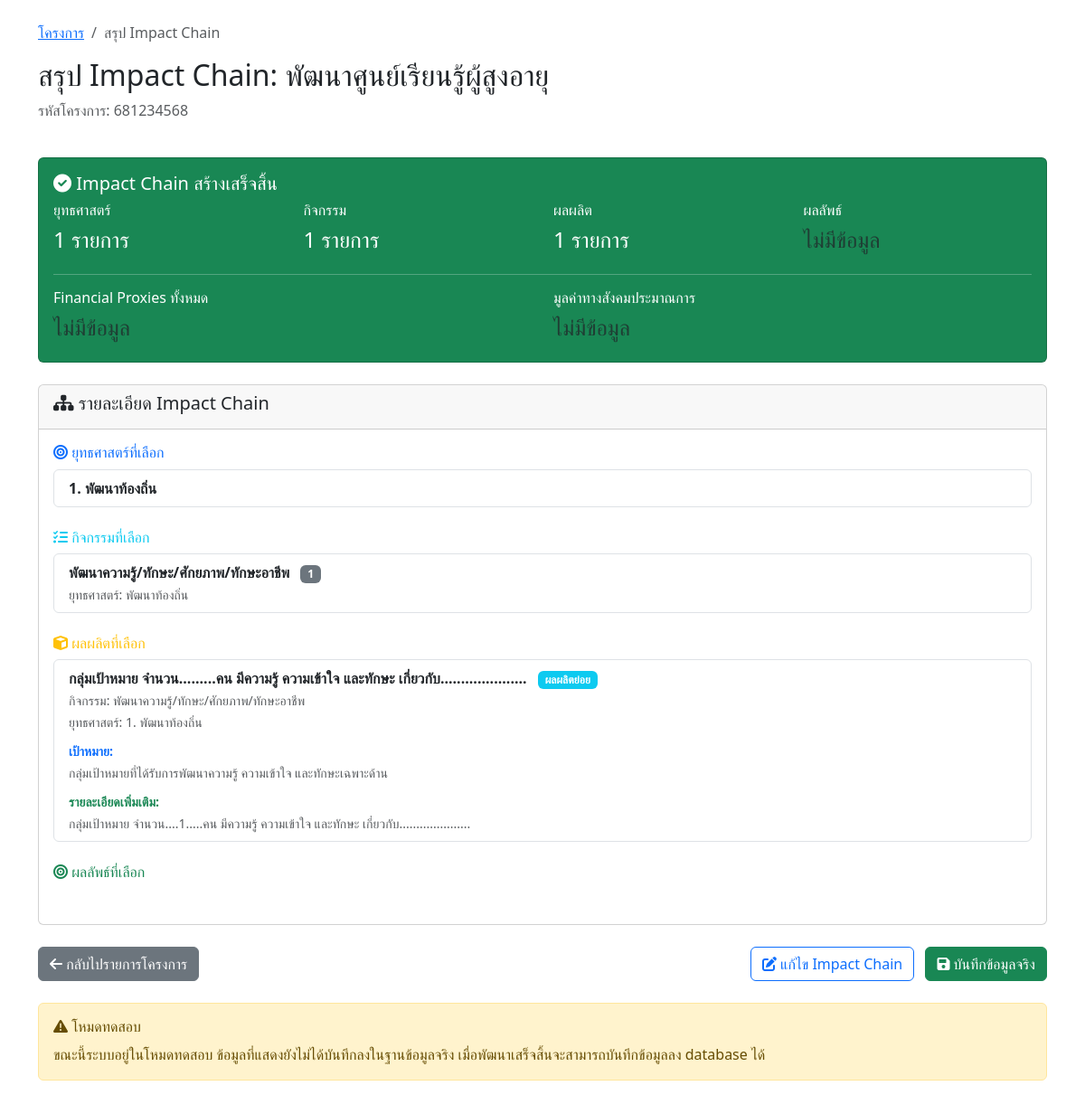
Before: /impact-chain/summary.php?project_id=2 (signed in) with the older database file.
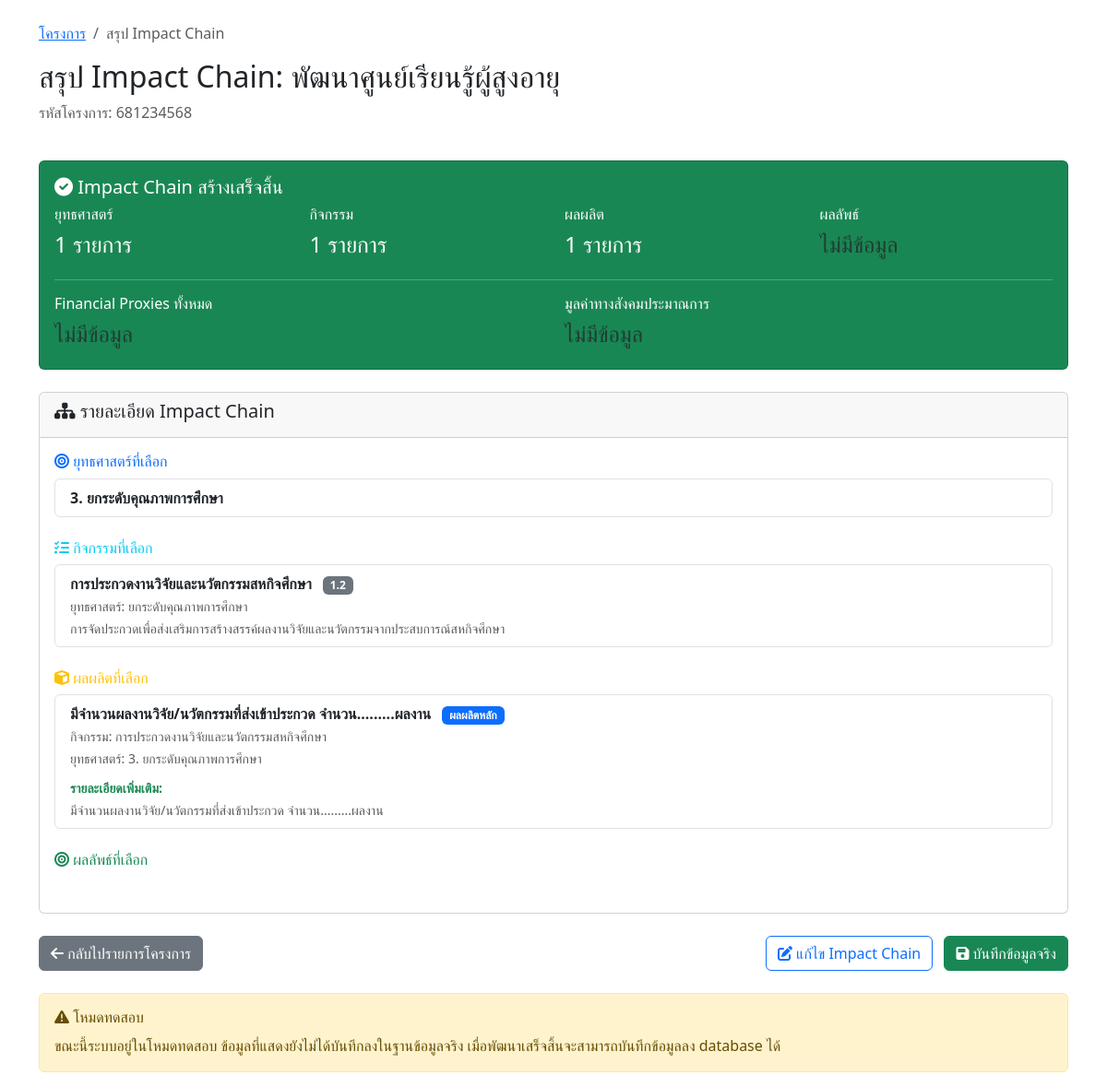
After: the same page with the newer database file.
### tables this page shows
CREATE TABLE `projects` (
  `id` int(11) NOT NULL,
  `project_code` varchar(50) NOT NULL COMMENT 'รหัสโครงการ',
  `name` varchar(500) NOT NULL COMMENT 'ชื่อโครงการ',
  `description` text DEFAULT NULL COMMENT 'รายละเอียดโครงการ',
  `objective` text DEFAULT NULL COMMENT 'วัตถุประสงค์โครงการ',
  `start_date` date DEFAULT NULL COMMENT 'วันที่เริ่มโครงการ',
  `end_date` date DEFAULT NULL COMMENT 'วันที่สิ้นสุดโครงการ',
  `budget` decimal(15,2) DEFAULT NULL COMMENT 'งบประมาณ',
  `organization` varchar(300) DEFAULT NULL COMMENT 'หน่วยงาน/องค์กร',
  `project_manager` varchar(200) DEFAULT NULL COMMENT 'ผู้จัดการโครงการ',
  `status` enum('incompleted','completed') DEFAULT 'incompleted' COMMENT 'สถานะโครงการ',
  `created_by` varchar(100) DEFAULT NULL COMMENT 'ผู้สร้าง',
  `created_at` timestamp NOT NULL DEFAULT current_timestamp(),
  `updated_at` timestamp NOT NULL DEFAULT current_timestamp() ON UPDATE current_timestamp(),
  `impact_chain_status` longtext DEFAULT NULL CHECK (json_valid(`impact_chain_status`)),
  `total_impact_chains` int(11) DEFAULT 0 COMMENT 'จำนวน Impact Chain ทั้งหมด',
  `current_chain_id` int(11) DEFAULT NULL COMMENT 'Impact Chain ที่กำลังทำอยู่'
);

CREATE TABLE `project_strategies` (
  `id` int(11) NOT NULL,
  `project_id` int(11) NOT NULL COMMENT 'รหัสโครงการ',
  `strategy_id` int(11) NOT NULL COMMENT 'รหัสยุทธศาสตร์',
  `created_by` varchar(100) DEFAULT NULL COMMENT 'ผู้สร้าง',
  `created_at` timestamp NOT NULL DEFAULT current_timestamp(),
  `updated_at` timestamp NOT NULL DEFAULT current_timestamp() ON UPDATE current_timestamp()
);

CREATE TABLE `strategies` (
  `strategy_id` int(11) NOT NULL,
  `strategy_code` varchar(50) NOT NULL,
  `strategy_name` varchar(255) NOT NULL,
  `description` text DEFAULT NULL,
  `created_at` timestamp NOT NULL DEFAULT current_timestamp()
);

CREATE TABLE `project_activities` (
  `id` int(11) NOT NULL,
  `project_id` int(11) NOT NULL COMMENT 'รหัสโครงการ',
  `activity_id` int(11) NOT NULL COMMENT 'รหัสกิจกรรม',
  `created_by` varchar(100) DEFAULT NULL COMMENT 'ผู้สร้าง',
  `created_at` timestamp NOT NULL DEFAULT current_timestamp(),
  `updated_at` timestamp NOT NULL DEFAULT current_timestamp() ON UPDATE current_timestamp()
);

CREATE TABLE `activities` (
  `activity_id` int(11) NOT NULL,
  `strategy_id` int(11) NOT NULL,
  `activity_code` varchar(20) NOT NULL,
  `activity_name` varchar(500) NOT NULL,
  `activity_description` text DEFAULT NULL
);

CREATE TABLE `project_outputs` (
  `id` int(11) NOT NULL,
  `project_id` int(11) NOT NULL COMMENT 'รหัสโครงการ',
  `output_id` int(11) NOT NULL COMMENT 'รหัสผลผลิต',
  `output_details` text NOT NULL COMMENT 'รายละเอียดเพิ่มเติมของผลผลิต',
  `created_by` varchar(100) DEFAULT NULL COMMENT 'ผู้สร้าง',
  `created_at` timestamp NOT NULL DEFAULT current_timestamp(),
  `updated_at` timestamp NOT NULL DEFAULT current_timestamp() ON UPDATE current_timestamp()
);

CREATE TABLE `outputs` (
  `output_id` int(11) NOT NULL,
  `activity_id` int(11) NOT NULL,
  `output_sequence` varchar(10) DEFAULT NULL,
  `output_description` text NOT NULL,
  `target_details` text DEFAULT NULL
);

### impact-chain/summary.php (the view, shortened to what this page needs)
<?php
require_once '../config.php';
$project_id = isset($_GET['project_id']) ? (int)$_GET['project_id'] : 0;
$user_id = $_SESSION['user_id'];
$check_query = "SELECT * FROM projects WHERE id = ? AND created_by = ?";
$check_stmt = mysqli_prepare($conn, $check_query);
mysqli_stmt_bind_param($check_stmt, 'is', $project_id, $user_id);
mysqli_stmt_execute($check_stmt);
$project_result = mysqli_stmt_get_result($check_stmt);
$project = mysqli_fetch_assoc($project_result);
$selected_strategies = [];
$selected_activity = null;
$selected_outputs = [];
$strategy_query = "SELECT ps.strategy_id, s.strategy_name
                   FROM project_strategies ps
                   JOIN strategies s ON ps.strategy_id = s.strategy_id
                   WHERE ps.project_id = ?";
$strategy_stmt = mysqli_prepare($conn, $strategy_query);
mysqli_stmt_bind_param($strategy_stmt, 'i', $project_id);
mysqli_stmt_execute($strategy_stmt);
$strategy_result = mysqli_stmt_get_result($strategy_stmt);
while ($strategy = mysqli_fetch_assoc($strategy_result)) {
    $selected_strategies[] = $strategy;
}
$activity_query = "SELECT pa.activity_id, a.activity_name, a.activity_code, a.activity_description, s.strategy_name
                   FROM project_activities pa
                   JOIN activities a ON pa.activity_id = a.activity_id
                   JOIN strategies s ON a.strategy_id = s.strategy_id
                   WHERE pa.project_id = ?";
$activity_stmt = mysqli_prepare($conn, $activity_query);
mysqli_stmt_bind_param($activity_stmt, 'i', $project_id);
mysqli_stmt_execute($activity_stmt);
$activity_result = mysqli_stmt_get_result($activity_stmt);
if (mysqli_num_rows($activity_result) > 0) {
    $selected_activity = mysqli_fetch_assoc($activity_result);
}
$output_query = "SELECT po.output_id, po.output_details, o.output_description, o.target_details, o.output_sequence, a.activity_name, s.strategy_name, s.strategy_id
                 FROM project_outputs po
                 JOIN outputs o ON po.output_id = o.output_id
                 JOIN activities a ON o.activity_id = a.activity_id
                 JOIN strategies s ON a.strategy_id = s.strategy_id
                 WHERE po.project_id = ?
                 ORDER BY o.output_sequence ASC, o.output_id ASC";
$output_stmt = mysqli_prepare($conn, $output_query);
mysqli_stmt_bind_param($output_stmt, 'i', $project_id);
mysqli_stmt_execute($output_stmt);
$output_result = mysqli_stmt_get_result($output_stmt);
while ($output = mysqli_fetch_assoc($output_result)) {
    $selected_outputs[] = $output;
}
?>
<!DOCTYPE html>
<html lang="th">
<head>
    <link href="https://cdn.jsdelivr.net/npm/bootstrap@5.3.0/dist/css/bootstrap.min.css" rel="stylesheet">
    <link href="https://cdnjs.cloudflare.com/ajax/libs/font-awesome/6.0.0/css/all.min.css" rel="stylesheet">
</head>
<body>
    <div class="container mt-4">
        <div class="row mb-4">
            <div class="col-12">
                <nav aria-label="breadcrumb">
                    <ol class="breadcrumb">
                        <li class="breadcrumb-item"><a href="../project-list.php">โครงการ</a></li>
                        <li class="breadcrumb-item active">สรุป Impact Chain</li>
                    </ol>
                </nav>
                <h2>สรุป Impact Chain: <?php echo htmlspecialchars($project['name']); ?></h2>
                <p class="text-muted">รหัสโครงการ: <?php echo htmlspecialchars($project['project_code']); ?></p>
            </div>
        </div>
        <div class="row mb-4">
            <div class="col-12">
                <div class="card bg-success text-white">
                    <div class="card-body">
                        <h5 class="card-title"><i class="fas fa-check-circle"></i> Impact Chain สร้างเสร็จสิ้น</h5>
                        <div class="row">
                            <div class="col-md-3">
                                <h6>ยุทธศาสตร์</h6>
                                <h4><?php echo count($selected_strategies); ?> รายการ</h4>
                            </div>
                            <div class="col-md-3">
                                <h6>กิจกรรม</h6>
                                <h4><?php echo $selected_activity ? '1' : '0'; ?> รายการ</h4>
                            </div>
                            <div class="col-md-3">
                                <h6>ผลผลิต</h6>
                                <h4><?php echo count($selected_outputs); ?> รายการ</h4>
                            </div>
                            <div class="col-md-3">
                                <h6>ผลลัพธ์</h6>
                                <h4><span class="text-muted">ไม่มีข้อมูล</span></h4>
                            </div>
                        </div>
                        <hr>
                        <div class="row">
                            <div class="col-md-6">
                                <h6>Financial Proxies ทั้งหมด</h6>
                                <h4><span class="text-muted">ไม่มีข้อมูล</span></h4>
                            </div>
                            <div class="col-md-6">
                                <h6>มูลค่าทางสังคมประมาณการ</h6>
                                <h4><span class="text-muted">ไม่มีข้อมูล</span></h4>
                            </div>
                        </div>
                    </div>
                </div>
            </div>
        </div>
        <div class="row">
            <div class="col-12">
                <div class="card">
                    <div class="card-header">
                        <h5><i class="fas fa-sitemap"></i> รายละเอียด Impact Chain</h5>
                    </div>
                    <div class="card-body">
                        <div class="mb-4">
                            <h6 class="text-primary"><i class="fas fa-bullseye"></i> ยุทธศาสตร์ที่เลือก</h6>
                            <ul class="list-group">
                                <?php foreach ($selected_strategies as $strategy): ?>
                                    <li class="list-group-item">
                                        <strong><?php echo $strategy['strategy_id']; ?>. <?php echo htmlspecialchars($strategy['strategy_name']); ?></strong>
                                    </li>
                                <?php endforeach; ?>
                            </ul>
                        </div>
                        <div class="mb-4">
                            <h6 class="text-info"><i class="fas fa-tasks"></i> กิจกรรมที่เลือก</h6>
                            <?php if ($selected_activity): ?>
                                <ul class="list-group">
                                    <li class="list-group-item">
                                        <strong><?php echo htmlspecialchars($selected_activity['activity_name']); ?></strong>
                                        <span class="badge bg-secondary ms-2"><?php echo htmlspecialchars($selected_activity['activity_code']); ?></span>
                                        <br><small class="text-muted">ยุทธศาสตร์: <?php echo htmlspecialchars($selected_activity['strategy_name']); ?></small>
                                        <?php if (!empty($selected_activity['activity_description'])): ?>
                                            <br><small class="text-muted"><?php echo htmlspecialchars($selected_activity['activity_description']); ?></small>
                                        <?php endif; ?>
                                    </li>
                                </ul>
                            <?php else: ?>
                                <div class="alert alert-info">ยังไม่ได้เลือกกิจกรรม</div>
                            <?php endif; ?>
                        </div>
                        <div class="mb-4">
                            <h6 class="text-warning"><i class="fas fa-cube"></i> ผลผลิตที่เลือก</h6>
                            <?php if (!empty($selected_outputs)): ?>
                                <ul class="list-group">
                                    <?php foreach ($selected_outputs as $output): ?>
                                        <li class="list-group-item">
                                            <div class="d-flex justify-content-between align-items-start">
                                                <div class="flex-grow-1">
                                                    <strong><?php echo htmlspecialchars($output['output_description']); ?></strong>
                                                    <?php if ($output['output_sequence'] == 1): ?>
                                                        <span class="badge bg-primary ms-2">ผลผลิตหลัก</span>
                                                    <?php else: ?>
                                                        <span class="badge bg-info ms-2">ผลผลิตย่อย</span>
                                                    <?php endif; ?>
                                                    <br><small class="text-muted">กิจกรรม: <?php echo htmlspecialchars($output['activity_name']); ?></small>
                                                    <br><small class="text-muted">ยุทธศาสตร์: <?php echo $output['strategy_id']; ?>. <?php echo htmlspecialchars($output['strategy_name']); ?></small>
                                                    <?php if (!empty($output['target_details'])): ?>
                                                        <div class="mt-2">
                                                            <small class="text-primary"><strong>เป้าหมาย:</strong></small>
                                                            <br><small class="text-muted"><?php echo nl2br(htmlspecialchars($output['target_details'])); ?></small>
                                                        </div>
                                                    <?php endif; ?>
                                                    <?php if (!empty($output['output_details'])): ?>
                                                        <div class="mt-2">
                                                            <small class="text-success"><strong>รายละเอียดเพิ่มเติม:</strong></small>
                                                            <br><small class="text-muted"><?php echo nl2br(htmlspecialchars($output['output_details'])); ?></small>
                                                        </div>
                                                    <?php endif; ?>
                                                </div>
                                            </div>
                                        </li>
                                    <?php endforeach; ?>
                                </ul>
                            <?php else: ?>
                                <div class="alert alert-info">ยังไม่ได้เลือกผลผลิต</div>
                            <?php endif; ?>
                        </div>
                        <div class="mb-4">
                            <h6 class="text-success"><i class="fas fa-bullseye"></i> ผลลัพธ์ที่เลือก</h6>
                        </div>
                    </div>
                </div>
            </div>
        </div>
        <div class="row mt-4">
            <div class="col-12">
                <div class="d-flex justify-content-between">
                    <a href="../project-list.php" class="btn btn-secondary">
                        <i class="fas fa-arrow-left"></i> กลับไปรายการโครงการ
                    </a>
                    <div>
                        <a href="step1-strategy.php?project_id=<?php echo $project_id; ?>" class="btn btn-outline-primary me-2">
                            <i class="fas fa-edit"></i> แก้ไข Impact Chain
                        </a>
                        <button class="btn btn-success" onclick="alert('ฟีเจอร์บันทึกข้อมูลจริงจะพัฒนาต่อไป')">
                            <i class="fas fa-save"></i> บันทึกข้อมูลจริง
                        </button>
                    </div>
                </div>
            </div>
        </div>
        <div class="row mt-4">
            <div class="col-12">
                <div class="alert alert-warning">
                    <h6><i class="fas fa-exclamation-triangle"></i> โหมดทดสอบ</h6>
                    <p class="mb-0">ขณะนี้ระบบอยู่ในโหมดทดสอบ ข้อมูลที่แสดงยังไม่ได้บันทึกลงในฐานข้อมูลจริง
                        เมื่อพัฒนาเสร็จสิ้นจะสามารถบันทึกข้อมูลลง database ได้</p>
                </div>
            </div>
        </div>
    </div>
</body>
</html>

Changed rows visible on the page:
removed project_activities: activity.activity_name "พัฒนาความรู้/ทักษะ/ศักยภาพ/ทักษะอาชีพ", activity.activity_code "1", strategies.strategy_name "พัฒนาท้องถิ่น"
removed project_outputs: output.output_description "กลุ่มเป้าหมาย จำนวน.........คน มีความรู้ ความเข้าใจ และทักษะ เกี่ยวกับ.....................", shows "ผลผลิตย่อย", activities.activity_name "พัฒนาความรู้/ทักษะ/ศักยภาพ/ทักษะอาชีพ", strategies.strategy_id "1", strategies.strategy_name "พัฒนาท้องถิ่น", output.target_details "กลุ่มเป้าหมายที่ได้รับการพัฒนาความรู้ ความเข้าใจ และทักษะเฉพาะด้าน", output_details "กลุ่มเป้าหมาย จำนวน....1.....คน มีความรู้ ความเข้าใจ และทักษะ เกี่ยวกับ....................."
changed project_strategies: strategy "1" → "3"; strategy.strategy_name "พัฒนาท้องถิ่น" → "ยกระดับคุณภาพการศึกษา"
added project_activities: activity.activity_name "การประกวดงานวิจัยและนวัตกรรมสหกิจศึกษา", activity.activity_code "1.2", strategies.strategy_name "ยกระดับคุณภาพการศึกษา", activity.activity_description "การจัดประกวดเพื่อส่งเสริมการสร้างสรรค์ผลงานวิจัยและนวัตกรรมจากประสบการณ์สหกิจศึกษา"
added project_outputs: output.output_description "มีจำนวนผลงานวิจัย/นวัตกรรมที่ส่งเข้าประกวด จำนวน.........ผลงาน", shows "ผลผลิตหลัก", activities.activity_name "การประกวดงานวิจัยและนวัตกรรมสหกิจศึกษา", strategies.strategy_id "3", strategies.strategy_name "ยกระดับคุณภาพการศึกษา", output_details "มีจำนวนผลงานวิจัย/นวัตกรรมที่ส่งเข้าประกวด จำนวน.........ผลงาน"
